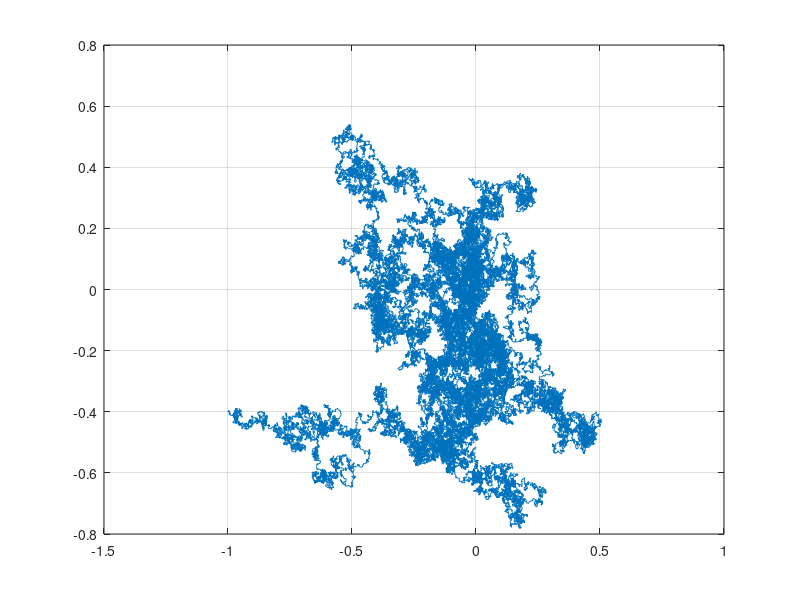

The MATLAB script that drew this image: (Note: this script raises an error after producing the figure.)
%% Task2: Back To Origin. (Brownian Motion)

%{      
 y=1|-----------|
  | |           |
  2 |     o     |
  | |           |
y=-1|-----------|
   x=-1 --2--  x=1
o: is the origin of the system (0,0)
This is an illustration of the box
%}

% A partical moves inside the box as: (x(t),y(t))=(W_1(t),W_2(t)), t>=0
% In this case we have standard BM=>sigma_1=sigma_2=1
%% Task Visualization A)
dt = 10^-5; % Specified in the assignment.
sigma = 1;
W = @(p) p+sqrt(dt)*sigma*randn(size(p)); % Function to update position.
boundaries = [-1,-1;1,1];
N = 1;
history = [];
for i=1:N
    xy = zeros(1,2); % Each simulation starts at (0,0)
    while all(all(abs(xy)<=abs(boundaries)))
        xy = W(xy);
        history = [history;xy];
    end
end
plot(history(:,1),history(:,2),"DisplayName","Brownian Motion")
grid on
hold on
scatter(0,0,'r','filled',SizeData=50)
xlim([-1.2,1.2])
ylim([-1.2,1.2])
xline(boundaries(:,1),'r')
yline(boundaries(:,1),'r')
%% Task B) Monte Carlo Estimation
dt = 10^-5; % Specified in the assignment.
sigma = 1;
W = @(p) p+sqrt(dt)*sigma*randn(size(p)); % Function to update position.
boundaries = [-1,-1;1,1];
N=1000;
counter = zeros(N,1);
for i=1:N
    xy = zeros(1,2); % Each simulation starts at (0,0)
    while all(all(abs(xy)<=abs(boundaries)))
        xy = W(xy);
        counter(i)=counter(i)+1;
    end
end

%%
mu = mean(counter); % Expected number of steps 58333 steps.
se = std(counter)/sqrt(N); % Standard error: 1259.5 steps.
% Central Limit Theorem:
% steps~N(mu,se^2) =>
% steps95 = mu+-1.96*se
steps95 = [mu-1.96*se,mu+1.96*se]
% [597.1 - 650.5] dt = 10^-3
% [57310 - 62878] dt = 10^-4
% [57719 - 62918] dt = 10^-5


%% Task B) Monte Carlo Estimation
N = 10000;
dt = 10^-4;
sigs = 1:10;
counter = zeros(N,length(sigs));
k = 0;
for sigma = sigs
    k = k+1;
    W = @(p) p+sqrt(dt)*sigma*randn(size(p));
    for i=1:N
        xy = zeros(1,2); % Each simulation starts at (0,0)
        while all(all(abs(xy)<=abs(boundaries)))
            xy = W(xy);
            counter(i,k)=counter(i,k)+1;
        end
    end
end
%%
mu_sigs = mean(counter); % Expected number of steps 58333 steps.
se_sigs = std(counter)/sqrt(N);
% Interesting seems to be mu_sigs/se_sigs = Const.
se_sigs./mu_sigs



